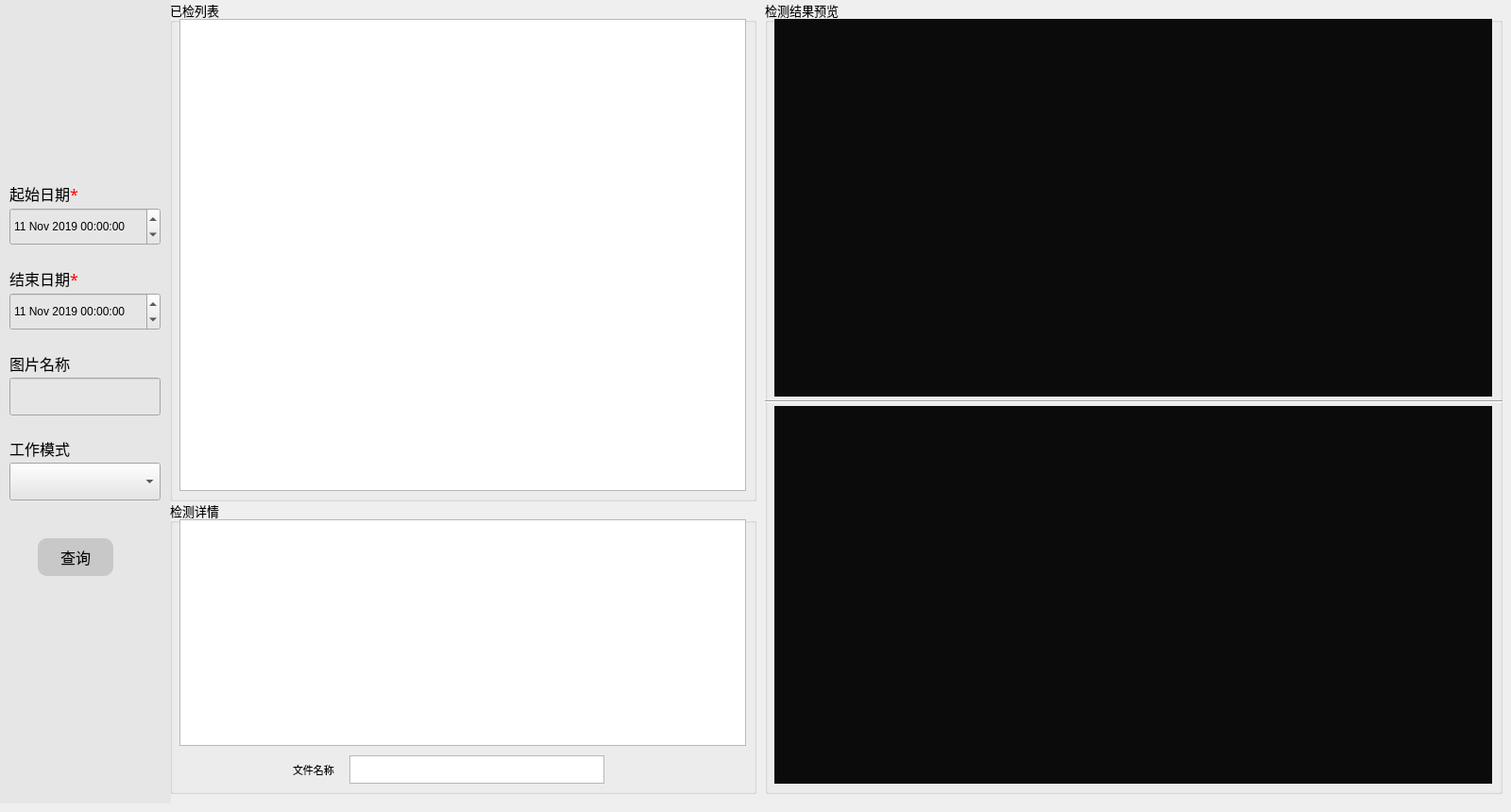
   <widget class="QWidget" name="tab_2">
    <attribute name="title">
     <string>历史查询</string>
    </attribute>
    <widget class="QWidget" name="widget_6" native="true">
     <property name="geometry">
      <rect>
       <x>0</x>
       <y>0</y>
       <width>181</width>
       <height>851</height>
      </rect>
     </property>
     <property name="styleSheet">
      <string notr="true">background-color: rgb(230, 230, 230);</string>
     </property>
     <widget class="QLineEdit" name="lineEdit">
      <property name="geometry">
       <rect>
        <x>10</x>
        <y>400</y>
        <width>160</width>
        <height>40</height>
       </rect>
      </property>
      <property name="minimumSize">
       <size>
        <width>160</width>
        <height>0</height>
       </size>
      </property>
      <property name="maximumSize">
       <size>
        <width>160</width>
        <height>40</height>
       </size>
      </property>
      <property name="font">
       <font>
        <family>隶书</family>
        <pointsize>12</pointsize>
       </font>
      </property>
     </widget>
     <widget class="QLabel" name="label_4">
      <property name="geometry">
       <rect>
        <x>10</x>
        <y>370</y>
        <width>90</width>
        <height>30</height>
       </rect>
      </property>
      <property name="minimumSize">
       <size>
        <width>90</width>
        <height>30</height>
       </size>
      </property>
      <property name="maximumSize">
       <size>
        <width>90</width>
        <height>30</height>
       </size>
      </property>
      <property name="font">
       <font>
        <family>隶书</family>
        <pointsize>12</pointsize>
       </font>
      </property>
      <property name="text">
       <string>图片名称</string>
      </property>
     </widget>
     <widget class="QPushButton" name="find">
      <property name="geometry">
       <rect>
        <x>40</x>
        <y>570</y>
        <width>80</width>
        <height>40</height>
       </rect>
      </property>
      <property name="minimumSize">
       <size>
        <width>80</width>
        <height>40</height>
       </size>
      </property>
      <property name="maximumSize">
       <size>
        <width>0</width>
        <height>0</height>
       </size>
      </property>
      <property name="font">
       <font>
        <family>隶书</family>
        <pointsize>12</pointsize>
       </font>
      </property>
      <property name="styleSheet">
       <string notr="true">
QPushButton{
	background-color: rgb(200, 200, 200);
	border-radius:10px
	}
QPushButton:hover{
	background-color: rgb(225, 225, 225);
	}
QPushButton:pressed{
	background-color: rgb(225, 225, 225);
	}</string>
      </property>
      <property name="text">
       <string>查询</string>
      </property>
     </widget>
     <widget class="QLabel" name="label">
      <property name="geometry">
       <rect>
        <x>10</x>
        <y>190</y>
        <width>90</width>
        <height>30</height>
       </rect>
      </property>
      <property name="minimumSize">
       <size>
        <width>90</width>
        <height>30</height>
       </size>
      </property>
      <property name="maximumSize">
       <size>
        <width>90</width>
        <height>30</height>
       </size>
      </property>
      <property name="font">
       <font>
        <family>隶书</family>
        <pointsize>12</pointsize>
       </font>
      </property>
      <property name="text">
       <string>&lt;html&gt;&lt;head/&gt;&lt;body&gt;&lt;p&gt;起始日期&lt;span style=&quot; color:#ff0000;&quot;&gt;*&lt;/span&gt;&lt;/p&gt;&lt;/body&gt;&lt;/html&gt;</string>
      </property>
     </widget>
     <widget class="QLabel" name="label_8">
      <property name="geometry">
       <rect>
        <x>10</x>
        <y>280</y>
        <width>90</width>
        <height>30</height>
       </rect>
      </property>
      <property name="minimumSize">
       <size>
        <width>90</width>
        <height>30</height>
       </size>
      </property>
      <property name="maximumSize">
       <size>
        <width>90</width>
        <height>30</height>
       </size>
      </property>
      <property name="font">
       <font>
        <family>隶书</family>
        <pointsize>12</pointsize>
       </font>
      </property>
      <property name="text">
       <string>&lt;html&gt;&lt;head/&gt;&lt;body&gt;&lt;p&gt;结束日期&lt;span style=&quot; color:#ff0000;&quot;&gt;*&lt;/span&gt;&lt;/p&gt;&lt;/body&gt;&lt;/html&gt;</string>
      </property>
     </widget>
     <widget class="QDateTimeEdit" name="dateTimeEdit">
      <property name="geometry">
       <rect>
        <x>10</x>
        <y>220</y>
        <width>160</width>
        <height>40</height>
       </rect>
      </property>
      <property name="dateTime">
       <datetime>
        <hour>0</hour>
        <minute>0</minute>
        <second>0</second>
        <year>2019</year>
        <month>11</month>
        <day>11</day>
       </datetime>
      </property>
     </widget>
     <widget class="QDateTimeEdit" name="dateTimeEdit_2">
      <property name="geometry">
       <rect>
        <x>10</x>
        <y>310</y>
        <width>160</width>
        <height>40</height>
       </rect>
      </property>
      <property name="dateTime">
       <datetime>
        <hour>0</hour>
        <minute>0</minute>
        <second>0</second>
        <year>2019</year>
        <month>11</month>
        <day>11</day>
       </datetime>
      </property>
     </widget>
     <widget class="QComboBox" name="comboBox_2">
      <property name="geometry">
       <rect>
        <x>10</x>
        <y>490</y>
        <width>160</width>
        <height>40</height>
       </rect>
      </property>
      <property name="minimumSize">
       <size>
        <width>160</width>
        <height>40</height>
       </size>
      </property>
      <property name="maximumSize">
       <size>
        <width>160</width>
        <height>40</height>
       </size>
      </property>
      <property name="font">
       <font>
        <family>隶书</family>
        <pointsize>12</pointsize>
       </font>
      </property>
      <item>
       <property name="text">
        <string/>
       </property>
      </item>
      <item>
       <property name="text">
        <string>实时检测</string>
       </property>
      </item>
      <item>
       <property name="text">
        <string>本地检测</string>
       </property>
      </item>
     </widget>
     <widget class="QLabel" name="label_9">
      <property name="geometry">
       <rect>
        <x>10</x>
        <y>460</y>
        <width>90</width>
        <height>30</height>
       </rect>
      </property>
      <property name="minimumSize">
       <size>
        <width>90</width>
        <height>30</height>
       </size>
      </property>
      <property name="maximumSize">
       <size>
        <width>90</width>
        <height>30</height>
       </size>
      </property>
      <property name="font">
       <font>
        <family>隶书</family>
        <pointsize>12</pointsize>
       </font>
      </property>
      <property name="text">
       <string>&lt;html&gt;&lt;head/&gt;&lt;body&gt;&lt;p&gt;工作模式&lt;/p&gt;&lt;/body&gt;&lt;/html&gt;</string>
      </property>
     </widget>
    </widget>
    <widget class="QWidget" name="widget_7" native="true">
     <property name="geometry">
      <rect>
       <x>180</x>
       <y>0</y>
       <width>1411</width>
       <height>851</height>
      </rect>
     </property>
     <property name="styleSheet">
      <string notr="true"/>
     </property>
     <widget class="QGroupBox" name="groupBox_3">
      <property name="geometry">
       <rect>
        <x>630</x>
        <y>0</y>
        <width>781</width>
        <height>841</height>
       </rect>
      </property>
      <property name="font">
       <font>
        <family>隶书</family>
        <pointsize>10</pointsize>
       </font>
      </property>
      <property name="title">
       <string>检测结果预览</string>
      </property>
      <widget class="QGraphicsView" name="tuxiang_4">
       <property name="geometry">
        <rect>
         <x>10</x>
         <y>20</y>
         <width>760</width>
         <height>400</height>
        </rect>
       </property>
       <property name="minimumSize">
        <size>
         <width>500</width>
         <height>400</height>
        </size>
       </property>
       <property name="maximumSize">
        <size>
         <width>8000</width>
         <height>400</height>
        </size>
       </property>
       <property name="styleSheet">
        <string notr="true">background-color: rgb(11, 11, 11);</string>
       </property>
      </widget>
      <widget class="QGraphicsView" name="tuxiang_7">
       <property name="geometry">
        <rect>
         <x>10</x>
         <y>430</y>
         <width>760</width>
         <height>400</height>
        </rect>
       </property>
       <property name="minimumSize">
        <size>
         <width>760</width>
         <height>400</height>
        </size>
       </property>
       <property name="maximumSize">
        <size>
         <width>800</width>
         <height>400</height>
        </size>
       </property>
       <property name="styleSheet">
        <string notr="true">background-color: rgb(11, 11, 11);</string>
       </property>
      </widget>
      <widget class="Line" name="line_4">
       <property name="geometry">
        <rect>
         <x>0</x>
         <y>410</y>
         <width>821</width>
         <height>31</height>
        </rect>
       </property>
       <property name="orientation">
        <enum>Qt::Horizontal</enum>
       </property>
      </widget>
     </widget>
     <widget class="QGroupBox" name="groupBox_17">
      <property name="geometry">
       <rect>
        <x>0</x>
        <y>0</y>
        <width>621</width>
        <height>531</height>
       </rect>
      </property>
      <property name="font">
       <font>
        <family>隶书</family>
        <pointsize>10</pointsize>
       </font>
      </property>
      <property name="title">
       <string>已检列表</string>
      </property>
      <widget class="QTableView" name="list_4">
       <property name="geometry">
        <rect>
         <x>10</x>
         <y>20</y>
         <width>600</width>
         <height>500</height>
        </rect>
       </property>
       <property name="minimumSize">
        <size>
         <width>206</width>
         <height>200</height>
        </size>
       </property>
       <property name="maximumSize">
        <size>
         <width>10000</width>
         <height>10000</height>
        </size>
       </property>
       <property name="alternatingRowColors">
        <bool>true</bool>
       </property>
       <property name="showGrid">
        <bool>true</bool>
       </property>
       <property name="gridStyle">
        <enum>Qt::DotLine</enum>
       </property>
       <property name="sortingEnabled">
        <bool>true</bool>
       </property>
       <property name="wordWrap">
        <bool>true</bool>
       </property>
       <property name="cornerButtonEnabled">
        <bool>true</bool>
       </property>
       <attribute name="horizontalHeaderCascadingSectionResizes">
        <bool>true</bool>
       </attribute>
       <attribute name="verticalHeaderCascadingSectionResizes">
        <bool>false</bool>
       </attribute>
      </widget>
     </widget>
     <widget class="QGroupBox" name="groupBox_18">
      <property name="geometry">
       <rect>
        <x>0</x>
        <y>530</y>
        <width>621</width>
        <height>311</height>
       </rect>
      </property>
      <property name="font">
       <font>
        <family>隶书</family>
        <pointsize>10</pointsize>
       </font>
      </property>
      <property name="title">
       <string>检测详情</string>
      </property>
      <widget class="QTableView" name="detail_4">
       <property name="geometry">
        <rect>
         <x>10</x>
         <y>20</y>
         <width>600</width>
         <height>240</height>
        </rect>
       </property>
       <property name="minimumSize">
        <size>
         <width>0</width>
         <height>0</height>
        </size>
       </property>
       <property name="maximumSize">
        <size>
         <width>10000</width>
         <height>10000</height>
        </size>
       </property>
       <property name="alternatingRowColors">
        <bool>true</bool>
       </property>
       <property name="showGrid">
        <bool>true</bool>
       </property>
       <property name="gridStyle">
        <enum>Qt::DotLine</enum>
       </property>
       <property name="sortingEnabled">
        <bool>true</bool>
       </property>
       <property name="wordWrap">
        <bool>true</bool>
       </property>
       <property name="cornerButtonEnabled">
        <bool>true</bool>
       </property>
       <attribute name="horizontalHeaderCascadingSectionResizes">
        <bool>true</bool>
       </attribute>
       <attribute name="verticalHeaderCascadingSectionResizes">
        <bool>false</bool>
       </attribute>
      </widget>
      <widget class="QLabel" name="label_7">
       <property name="geometry">
        <rect>
         <x>130</x>
         <y>270</y>
         <width>61</width>
         <height>31</height>
        </rect>
       </property>
       <property name="font">
        <font>
         <family>黑体</family>
         <pointsize>8</pointsize>
        </font>
       </property>
       <property name="text">
        <string>文件名称</string>
       </property>
      </widget>
      <widget class="QTextBrowser" name="textBrowser_4">
       <property name="geometry">
        <rect>
         <x>190</x>
         <y>270</y>
         <width>270</width>
         <height>30</height>
        </rect>
       </property>
       <property name="font">
        <font>
         <family>宋体</family>
         <pointsize>8</pointsize>
        </font>
       </property>
      </widget>
     </widget>
    </widget>
   </widget>
